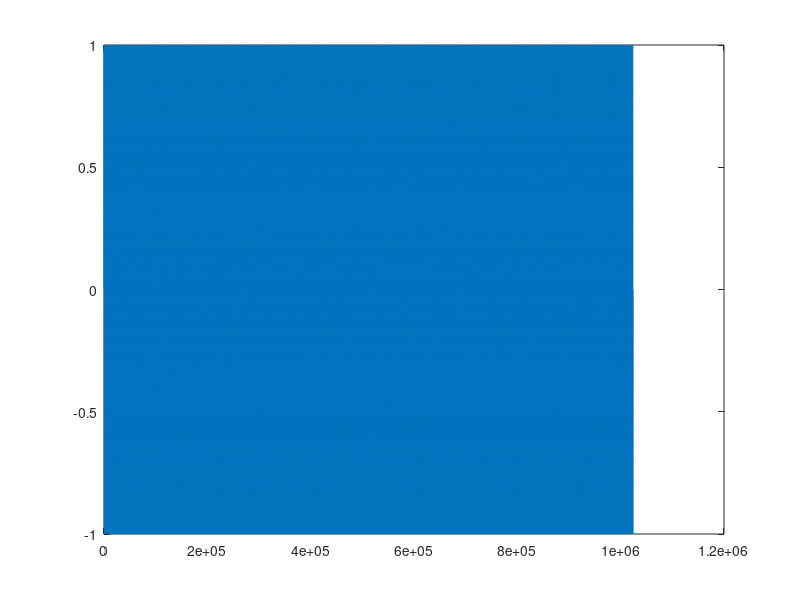

This figure's MATLAB source: (Note: this script raises an error after producing the figure.)
clc
clear all
close all
tic;
a=0;
for i=1:1:10
a=toc+a;
end



for i=1:1024000
  A(i) = sin(i*2*pi/1024);
end
plot(A)

toc;
if matlabpool('size')<=0
    matlabpool('open','local',2);
    matlabpool('size')
end
tic;
parfor i=1:1024000
  A(i) = sin(i*2*pi/1024);
end
plot(A)
toc;